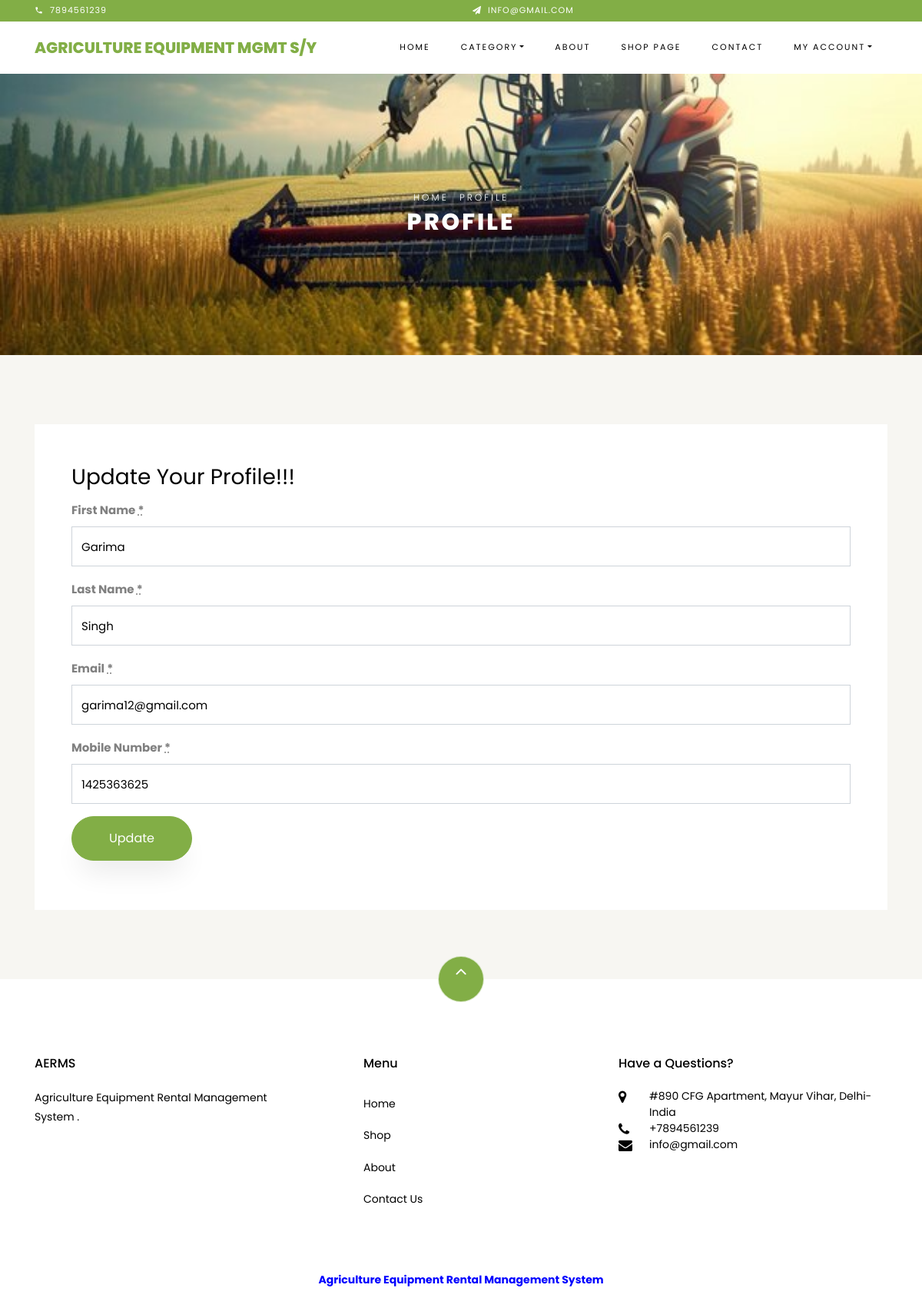
The app's page /aerms/profile.php (signed in) with its own data.
### tables this page shows
CREATE TABLE `tblpage` (
  `ID` int(10) NOT NULL,
  `PageType` varchar(200) DEFAULT NULL,
  `PageTitle` mediumtext DEFAULT NULL,
  `PageDescription` mediumtext DEFAULT NULL,
  `Email` varchar(200) DEFAULT NULL,
  `MobileNumber` bigint(10) DEFAULT NULL,
  `UpdationDate` timestamp NOT NULL DEFAULT current_timestamp() ON UPDATE current_timestamp()
);

CREATE TABLE `tbluser` (
  `ID` int(10) NOT NULL,
  `FirstName` varchar(120) DEFAULT NULL,
  `LastName` varchar(120) DEFAULT NULL,
  `Email` varchar(120) DEFAULT NULL,
  `MobileNumber` bigint(20) DEFAULT NULL,
  `Password` varchar(120) DEFAULT NULL,
  `RegDate` timestamp NULL DEFAULT current_timestamp()
);

### aerms/profile.php (the view, shortened to what this page needs)
<?php
include('includes/dbconnection.php');
if (strlen($_SESSION['uid']==0)) {
  header('location:logout.php');
  } else{
 ?>
<!DOCTYPE html>
<html lang="en">
  <head>
    <link rel="stylesheet" href="css/open-iconic-bootstrap.min.css">
    <link rel="stylesheet" href="css/animate.css">
    <link rel="stylesheet" href="css/owl.carousel.min.css">
    <link rel="stylesheet" href="css/owl.theme.default.min.css">
    <link rel="stylesheet" href="css/magnific-popup.css">
    <link rel="stylesheet" href="css/aos.css">
    <link rel="stylesheet" href="css/ionicons.min.css">
    <link rel="stylesheet" href="css/bootstrap-datepicker.css">
    <link rel="stylesheet" href="css/jquery.timepicker.css">
    <link rel="stylesheet" href="css/flaticon.css">
    <link rel="stylesheet" href="css/icomoon.css">
    <link rel="stylesheet" href="css/style.css">
  </head>
  <body class="goto-here">
<?php include_once('includes/header.php');?>
    <div class="hero-wrap hero-bread" style="background-image: url('images/bg_1.jpg');">
      <div class="container">
        <div class="row no-gutters slider-text align-items-center justify-content-center">
          <div class="col-md-9 ftco-animate text-center">
          	<p class="breadcrumbs"><span class="mr-2"><a href="index.php">Home</a></span> <span>Profile</span></p>
            <h1 class="mb-0 bread">Profile</h1>
          </div>
        </div>
      </div>
    </div>
    <section class="ftco-section contact-section bg-light">
      <div class="container">
        <div class="row block-9">
          <div class="col-md-12 order-md-last d-flex">
            <form class="bg-white p-5 contact-form" method="post">
               <h3>Update Your Profile!!!</h3>
               <?php
$uid=$_SESSION['uid'];
$ret=mysqli_query($con,"select * from  tbluser where ID='$uid'");
while ($row=mysqli_fetch_array($ret)) {
?>
              <div class="form-group">
                <label style="font-weight: bolder;">First Name <abbr title="required" class="required">*</abbr></label>
                <input type="text" value="<?php  echo $row['FirstName'];?>" id="fname" name="fname" class="form-control">
              </div>
              <div class="form-group">
                 <label style="font-weight: bolder;">Last Name <abbr title="required" class="required">*</abbr></label>
                <input type="text" class="form-control" value="<?php  echo $row['LastName'];?>" id="lname" name="lname">
              </div>
              <div class="form-group">
                 <label style="font-weight: bolder;">Email <abbr title="required" class="required">*</abbr></label>
               <input type="email" value="<?php  echo $row['Email'];?>" id="email" name="email" readonly="true" class="form-control">
              </div>
              <div class="form-group">
                <label style="font-weight: bolder;">Mobile Number <abbr title="required" class="required">*</abbr></label>
               <input type="text" value="<?php  echo $row['MobileNumber'];?>" id="mobilenumber" name="mobilenumber" readonly="true" maxlength="10" pattern="[0-9]+" class="form-control">
              </div>
                <?php }?>
              <div class="form-group">
                <input type="submit" name="submit" value="Update" class="btn btn-primary py-3 px-5">
              </div>
            </form>
          </div>
        </div>
      </div>
    </section>
    <?php include_once('includes/footer.php');?>
  </body>
</html><?php }  ?>

### aerms/includes/header.php (shortened to what this page needs)
<div class="py-1 bg-primary">
        <div class="container">
            <div class="row no-gutters d-flex align-items-start align-items-center px-md-0">
                <div class="col-lg-12 d-block">
                    <div class="row d-flex">
                        <?php
 $query=mysqli_query($con,"select * from  tblpage where PageType='contactus'");
 while ($row=mysqli_fetch_array($query)) {
 ?>
                        <div class="col-md pr-4 d-flex topper align-items-center">
                            <div class="icon mr-2 d-flex justify-content-center align-items-center"><span class="icon-phone2"></span></div>
                            <span class="text"><?php  echo $row['MobileNumber'];?></span>
                        </div>
                        <div class="col-md pr-4 d-flex topper align-items-center">
                            <div class="icon mr-2 d-flex justify-content-center align-items-center"><span class="icon-paper-plane"></span></div>
                            <span class="text"><?php  echo $row['Email'];?></span>
                        </div><?php } ?>
                    </div>
                </div>
            </div>
          </div>
    </div>
    <nav class="navbar navbar-expand-lg navbar-dark ftco_navbar bg-dark ftco-navbar-light" id="ftco-navbar">
        <div class="container">
          <a class="navbar-brand" href="index.php">Agriculture Equipment Mgmt S/Y</a>
          <div class="collapse navbar-collapse" id="ftco-nav">
            <ul class="navbar-nav ml-auto">
              <li class="nav-item active"><a href="index.php" class="nav-link">Home</a></li>
              <li class="nav-item dropdown">
              <a class="nav-link dropdown-toggle" href="#" id="dropdown04" data-toggle="dropdown" aria-haspopup="true" aria-expanded="false">Category</a>
            </li>
              <li class="nav-item"><a href="about.php" class="nav-link">About</a></li>
              <li class="nav-item"><a href="shop.php" class="nav-link">Shop Page</a></li>
              <li class="nav-item"><a href="contact.php" class="nav-link">Contact</a></li>
                      <?php if (strlen($_SESSION['uid']!=0)) {?>
             <li class="nav-item dropdown">
              <a class="nav-link dropdown-toggle" href="#" id="dropdown04" data-toggle="dropdown" aria-haspopup="true" aria-expanded="false">My Account</a>
            </li><?php } ?>
            </ul>
          </div>
        </div>
      </nav>

### aerms/includes/footer.php
   <footer class="ftco-footer ftco-section">
     <div class="container">
       <div class="row">
           <div class="mouse">
                       <a href="#" class="mouse-icon">
                           <div class="mouse-wheel"><span class="ion-ios-arrow-up"></span></div>
                       </a>
                   </div>
       </div>
       <div class="row mb-5">
         <div class="col-md">
           <div class="ftco-footer-widget mb-4">
             <h2 class="ftco-heading-2">AERMS</h2>
             <?php
$query=mysqli_query($con,"select * from  tblpage where PageType='aboutus'");
while ($row=mysqli_fetch_array($query)) {
?>
             <p><?php  echo $row['PageDescription'];?>.</p><?php } ?>
           </div>
         </div>
         <div class="col-md">
           <div class="ftco-footer-widget mb-4 ml-md-5">
             <h2 class="ftco-heading-2">Menu</h2>
             <ul class="list-unstyled">
               <li><a href="index.php" class="py-2 d-block">Home</a></li>
               <li><a href="shop.php" class="py-2 d-block">Shop</a></li>
               <li><a href="about.php" class="py-2 d-block">About</a></li>
               <li><a href="contact.php" class="py-2 d-block">Contact Us</a></li>
             </ul>
           </div>
         </div>
         <div class="col-md">
           <div class="ftco-footer-widget mb-4">
               <h2 class="ftco-heading-2">Have a Questions?</h2>
               <div class="block-23 mb-3">
                 <ul>
                   <?php
$query=mysqli_query($con,"select * from  tblpage where PageType='contactus'");
while ($row=mysqli_fetch_array($query)) {
?>
                   <li><span class="icon icon-map-marker"></span><span class="text"><?php  echo $row['PageDescription'];?></span></li>
                   <li><span class="icon icon-phone"></span><span class="text">+<?php  echo $row['MobileNumber'];?></span></li>
                   <li><span class="icon icon-envelope"></span><span class="text"><?php  echo $row['Email'];?></span></li><?php } ?>
                 </ul>
               </div>
           </div>
         </div>
       </div>
       <div class="row">
         <div class="col-md-12 text-center">
           <p style="color:blue;font-weight: bolder;">Agriculture Equipment Rental Management System
                       </p>
         </div>
       </div>
     </div>
   </footer>

### aerms/css/icomoon.css (style rules this page uses)
[class^="icon-"], [class*=" icon-"] { font-family: 'icomoon' !important; speak: none; font-style: normal; font-weight: normal; font-variant: normal; text-transform: none; line-height: 1; -webkit-font-smoothing: antialiased; -moz-osx-font-smoothing: grayscale; }
.icon-map-marker:before { content: "\f041"; }
.icon-phone:before { content: "\f095"; }
.icon-envelope:before { content: "\f0e0"; }
.icon-paper-plane:before { content: "\f1d8"; }
.icon-phone2:before { content: "\e0cd"; }

### records on screen
tblpage: MobileNumber "7894561239", Email "INFO@GMAIL.COM", PageDescription "#890 CFG Apartment, Mayur Vihar, Delhi-India", Email "info@gmail.com"
tbluser: fname "Garima", lname "Singh", email "garima12@gmail.com", mobilenumber "1425363625"
tblpage: PageDescription "Agriculture Equipment Rental Management System"
